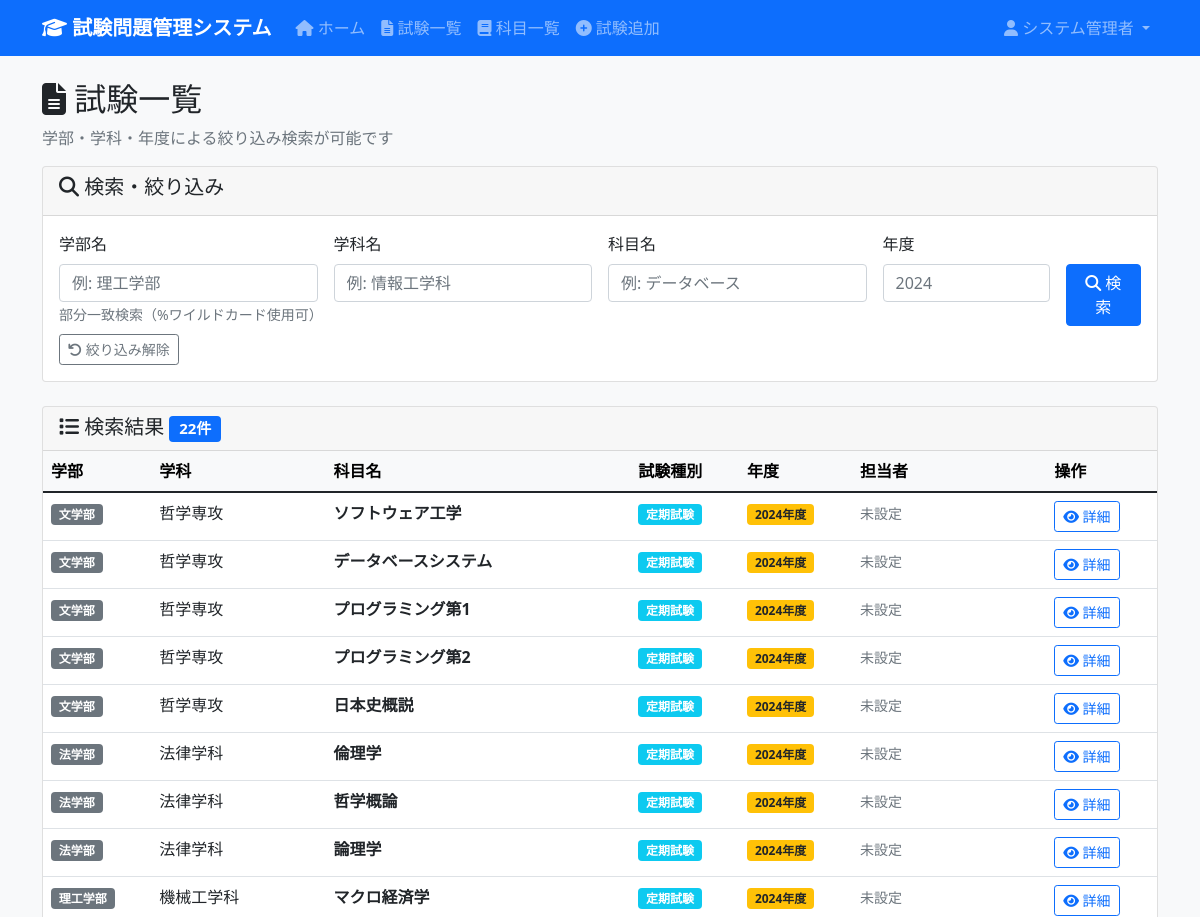
The app's page /exams (signed in, upper part), older data.
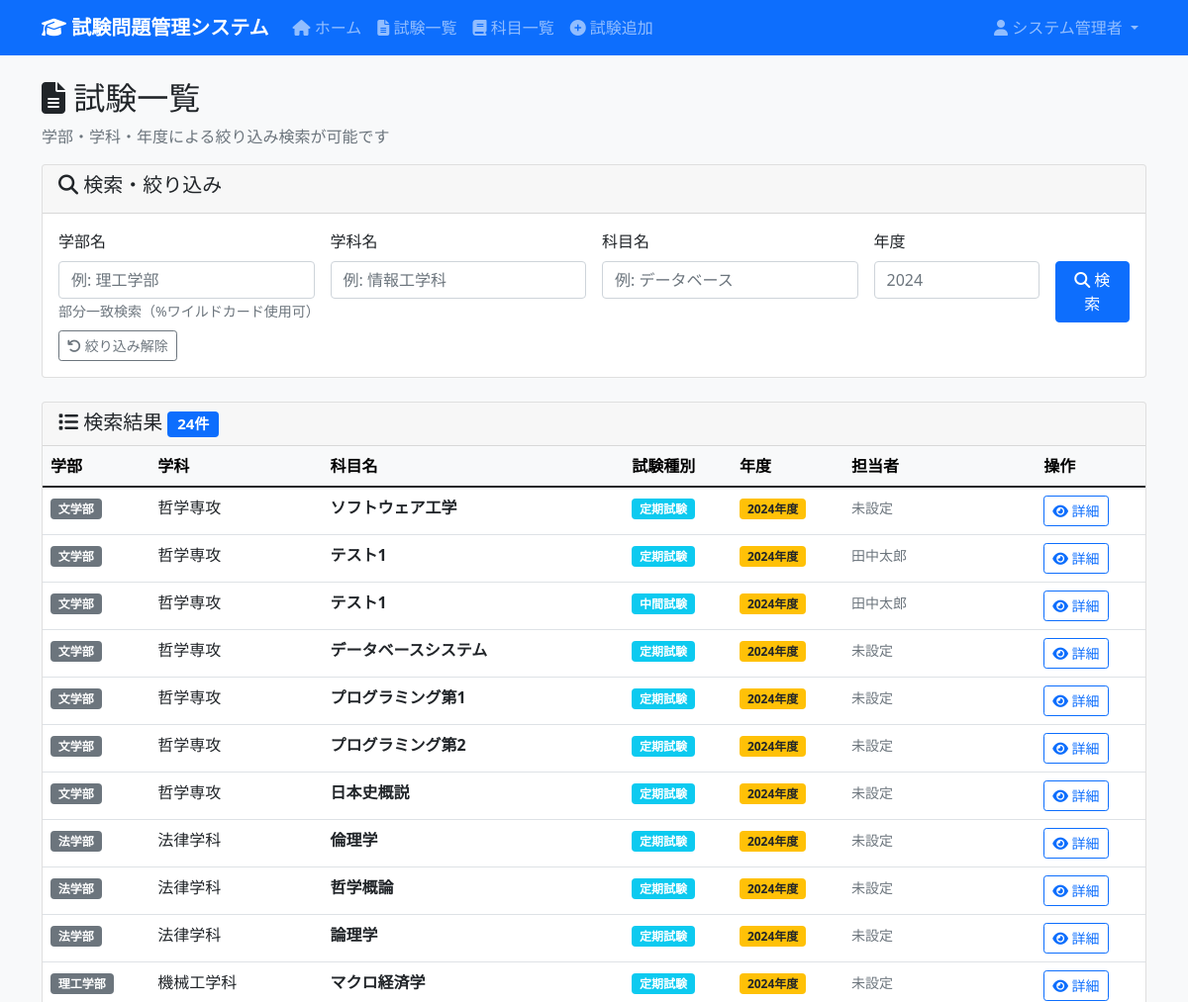
The same page, newer data.
### tables this page shows
CREATE TABLE Exams (
    exam_id INTEGER PRIMARY KEY AUTOINCREMENT,
    subject_id INTEGER NOT NULL,
    exam_type_id INTEGER NOT NULL,
    exam_year INTEGER NOT NULL,
    instructions TEXT,
    created_by INTEGER,
    created_at DATETIME DEFAULT CURRENT_TIMESTAMP,
    updated_at DATETIME DEFAULT CURRENT_TIMESTAMP,
    FOREIGN KEY (subject_id) REFERENCES Subjects(subject_id) ON DELETE CASCADE,
    FOREIGN KEY (exam_type_id) REFERENCES ExamTypes(exam_type_id) ON DELETE RESTRICT,
    FOREIGN KEY (created_by) REFERENCES Users(user_id) ON DELETE SET NULL,
    UNIQUE(subject_id, exam_type_id, exam_year)
);

### app.py (the view)
@app.route('/exams')
@login_required
def exams() -> str:
    cur = get_db().cursor()
    exam_list = cur.execute('''
        SELECT exam_id, 学部名, 学科名, 科目名, 試験種別, 年度, 担当者
        FROM ExamDetailView
        ORDER BY 年度 DESC, 学部名, 学科名, 科目名
    ''').fetchall()
    return render_template('exams/list.html', exam_list=exam_list)

### app.py (called while the page is built)
def get_db() -> sqlite3.Connection:
    db = getattr(g, '_database', None)
    if db is None:
        db = g._database = sqlite3.connect(DATABASE)
        db.execute('PRAGMA foreign_keys = ON')
        db.row_factory = sqlite3.Row
    return db

@app.teardown_appcontext
def close_connection(exception: Optional[BaseException]) -> None:
    db = getattr(g, '_database', None)
    if db is not None:
        db.close()

def login_required(f):
    @wraps(f)
    def decorated_function(*args, **kwargs):
        if 'user_id' not in session:
            return redirect(url_for('login'))
        return f(*args, **kwargs)
    return decorated_function

### templates/exams/list.html (shortened to what this page needs)
{% extends "base.html" %}
{% block content %}
<div class="row">
    <div class="col-12">
        <h2>
            <i class="fas fa-file-alt"></i> 試験一覧
        </h2>
        <p class="text-muted">学部・学科・年度による絞り込み検索が可能です</p>
    </div>
</div>
<div class="row mb-4">
    <div class="col-12">
        <div class="card">
            <div class="card-header">
                <h5><i class="fas fa-search"></i> 検索・絞り込み</h5>
            </div>
            <div class="card-body">
                <form method="POST" action="{{ url_for('exams_filtered') }}">
                    <div class="row g-3">
                        <div class="col-md-3">
                            <label for="faculty_filter" class="form-label">学部名</label>
                            <input type="text" class="form-control" id="faculty_filter" name="faculty_filter"
                                   value="{{ faculty_filter or '' }}" placeholder="例: 理工学部">
                            <small class="form-text text-muted">部分一致検索（%ワイルドカード使用可）</small>
                        </div>
                        <div class="col-md-3">
                            <label for="department_filter" class="form-label">学科名</label>
                            <input type="text" class="form-control" id="department_filter" name="department_filter"
                                   value="{{ department_filter or '' }}" placeholder="例: 情報工学科">
                        </div>
                        <div class="col-md-3">
                            <label for="subject_filter" class="form-label">科目名</label>
                            <input type="text" class="form-control" id="subject_filter" name="subject_filter"
                                   value="{{ subject_filter or '' }}" placeholder="例: データベース">
                        </div>
                        <div class="col-md-2">
                            <label for="year_filter" class="form-label">年度</label>
                            <input type="number" class="form-control" id="year_filter" name="year_filter"
                                   value="{{ year_filter or '' }}" min="2020" max="2030" placeholder="2024">
                        </div>
                        <div class="col-md-1">
                            <label class="form-label">&nbsp;</label>
                            <button type="submit" class="btn btn-primary w-100 d-block">
                                <i class="fas fa-search"></i>
                                <span class="d-none d-lg-inline"> 検索</span>
                            </button>
                        </div>
                    </div>
                    <div class="row mt-2">
                        <div class="col-12">
                            <a href="{{ url_for('exams') }}" class="btn btn-outline-secondary btn-sm me-2">
                                <i class="fas fa-undo"></i> 絞り込み解除
                            </a>
                        </div>
                    </div>
                </form>
            </div>
        </div>
    </div>
</div>
<div class="row">
    <div class="col-12">
        {% if exam_list %}
            <div class="card">
                <div class="card-header d-flex justify-content-between align-items-center">
                    <h5 class="mb-0">
                        <i class="fas fa-list"></i> 検索結果
                        <span class="badge bg-primary">{{ exam_list|length }}件</span>
                    </h5>
                </div>
                <div class="card-body p-0">
                    <div class="table-responsive">
                        <table class="table table-hover mb-0">
                            <thead class="table-light">
                                <tr>
                                    <th>学部</th>
                                    <th>学科</th>
                                    <th>科目名</th>
                                    <th>試験種別</th>
                                    <th>年度</th>
                                    <th>担当者</th>
                                    <th>操作</th>
                                </tr>
                            </thead>
                            <tbody>
                                {% for exam in exam_list %}
                                <tr>
                                    <td>
                                        <span class="badge bg-secondary">{{ exam[1] }}</span>
                                    </td>
                                    <td>{{ exam[2] }}</td>
                                    <td>
                                        <strong>{{ exam[3] }}</strong>
                                    </td>
                                    <td>
                                        <span class="badge bg-info">{{ exam[4] }}</span>
                                    </td>
                                    <td>
                                        <span class="badge bg-warning text-dark">{{ exam[5] }}年度</span>
                                    </td>
                                    <td>
                                        {% if exam[6] %}
                                            <small class="text-muted">{{ exam[6] }}</small>
                                        {% else %}
                                            <small class="text-muted">未設定</small>
                                        {% endif %}
                                    </td>
                                    <td>
                                        <a href="{{ url_for('exam_detail', exam_id=exam[0]) }}"
                                           class="btn btn-sm btn-outline-primary">
                                            <i class="fas fa-eye"></i> 詳細
                                        </a>
                                    </td>
                                </tr>
                                {% endfor %}
                            </tbody>
                        </table>
                    </div>
                </div>
            </div>
        {% endif %}
    </div>
</div>
{% endblock %}

### templates/base.html (shortened to what this page needs)
<!DOCTYPE html>
<html lang="ja">
<head>
    <link href="https://cdn.jsdelivr.net/npm/bootstrap@5.1.3/dist/css/bootstrap.min.css" rel="stylesheet">
    <link rel="stylesheet" href="https://cdnjs.cloudflare.com/ajax/libs/font-awesome/6.4.0/css/all.min.css">
</head>
<body>
    <nav class="navbar navbar-expand-lg navbar-dark bg-primary">
        <div class="container">
            <a class="navbar-brand" href="{{ url_for('home') }}">
                <i class="fas fa-graduation-cap"></i>
                試験問題管理システム
            </a>
            <div class="collapse navbar-collapse" id="navbarNav">
                <ul class="navbar-nav me-auto">
                    <li class="nav-item">
                        <a class="nav-link" href="{{ url_for('home') }}">
                            <i class="fas fa-home"></i> ホーム
                        </a>
                    </li>
                    <li class="nav-item">
                        <a class="nav-link" href="{{ url_for('exams') }}">
                            <i class="fas fa-file-alt"></i> 試験一覧
                        </a>
                    </li>
                    <li class="nav-item">
                        <a class="nav-link" href="{{ url_for('subjects') }}">
                            <i class="fas fa-book"></i> 科目一覧
                        </a>
                    </li>
                    <li class="nav-item">
                        <a class="nav-link" href="{{ url_for('exam_add') }}">
                            <i class="fas fa-plus-circle"></i> 試験追加
                        </a>
                    </li>
                </ul>
                <div class="navbar-nav">
                    <div class="dropdown">
                        <a class="nav-link dropdown-toggle" href="#" id="userDropdown" role="button" data-bs-toggle="dropdown">
                            <i class="fas fa-user"></i> {{ session.full_name }}
                        </a>
                    </div>
                </div>
            </div>
        </div>
    </nav>
    <main class="container mt-4">
        {% block content %}{% endblock %}
    </main>
</body>
</html>

### templates/base.html (style rules this page uses)
body { background-color: #f8f9fa; }
.navbar-brand { font-weight: bold; }

### templates/exams/list.html (style rules this page uses)
.form-label { font-weight: 500; margin-bottom: 0.5rem; }
tbody tr { cursor: pointer; transition: background-color 0.2s ease; }
.card-body form { margin-bottom: 0; }

Row changes from the older to the newer data that the page shows:
added Exams: exam "文学部", exam "哲学専攻", exam "テスト1", exam "定期試験", exam_year "2024", exam "田中太郎"
added Exams: exam "文学部", exam "哲学専攻", exam "テスト1", exam "中間試験", exam_year "2024", exam "田中太郎"
Text that changed along with them:
{{ exam_list|length }}: "22" → "24"
